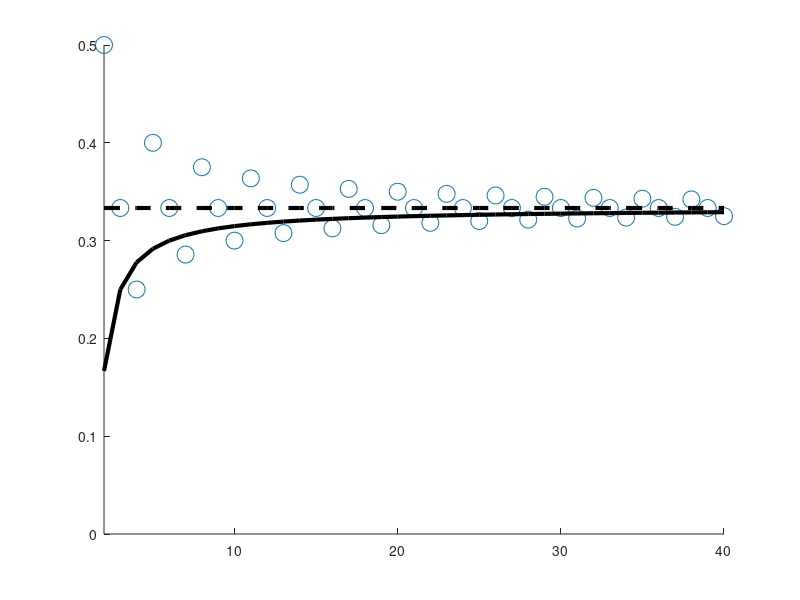

This figure's MATLAB source: (Note: this script raises an error after producing the figure.)
%This script generates Figure S1A. We produce a plot that shows how the 
%discrete optimal proportion of helpers compares to the continuous 
%approximation optimal proportion of helpers and the optimal probability 
%of helpers as group size increases.
clear all
close all

%Parameter space
Nmax=40;
Nmin=2;
size=linspace(Nmin,Nmax,(Nmax-Nmin)+1); %discretisation for group size
e=0.75 %set essentiality to 3/4

qopt=[]; %optimal helper probability
popt=[]; %continuous approximation for optimal proportion of helpers
discopt=[]; %optimal proportion of helpers (sans continuous approximation)

%Iterate through group size and calculate the optimal
%proportion of helpers as well as the optimal helper probability (discrete and continuous). 
for j=1:length(size)
    N=size(j);
    K=linspace(0,N,N+1);
    p=linspace(0.01,0.99,100);
    Wbroad=((1-(K./N))).*(1-e+e*((K./(N))));
    Kopt=K(max(Wbroad)==Wbroad);
    popt(end+1)=max(0,(2*e-1)/(2*e))
    qopt(end+1)=max((2*N*e-N-e)./(2.*e.*(N-1)),0);
    discopt(end+1)=mean(Kopt)/N;
    
end
%Generate plot
figure()
set(gcf, 'Position',  [0, 0, 800, 800])
lw=3;
sz=150;
ftsz=50;

scatter(size,discopt,sz,'ko');
hold on
plot(size, popt,'k--','Linewidth',lw)
plot(size, qopt,'k-','Linewidth',lw)
axis([Nmin Nmax 0 0.5])

set(gcf,'color','w');
ax = gca;
ax.XTick=[2 20 40];
ax.YTick=[0 0.25 0.5]
ax.YTickLabel={'0', '1/4','1/2'};
ax.FontSize = ftsz/2; 
